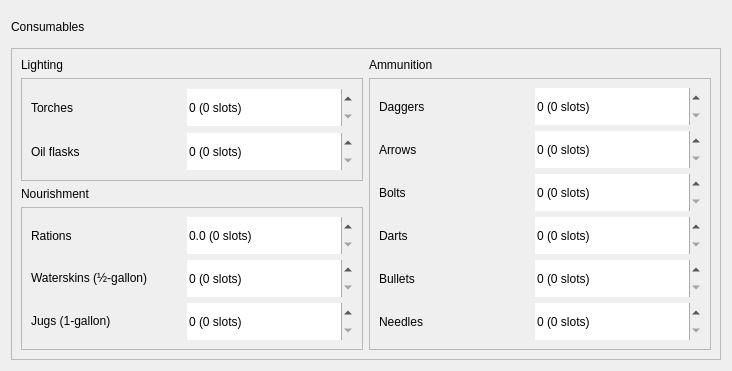
<?xml version="1.0" encoding="UTF-8"?>
<ui version="4.0">
 <class>Tracker</class>
 <widget class="QWidget" name="Tracker">
  <property name="geometry">
   <rect>
    <x>0</x>
    <y>0</y>
    <width>732</width>
    <height>348</height>
   </rect>
  </property>
  <property name="sizePolicy">
   <sizepolicy hsizetype="Maximum" vsizetype="Maximum">
    <horstretch>0</horstretch>
    <verstretch>0</verstretch>
   </sizepolicy>
  </property>
  <property name="windowTitle">
   <string>Consumables Tracker</string>
  </property>
  <property name="styleSheet">
   <string notr="true">QDoubleSpinBox { min-height: 31px; min-width: 150px; }
QSpinBox { min-height: 31px; min-width: 150px; }</string>
  </property>
  <layout class="QGridLayout" name="gridLayout_5">
   <item row="1" column="0" colspan="2">
    <widget class="QFrame" name="frame">
     <property name="frameShape">
      <enum>QFrame::Shape::StyledPanel</enum>
     </property>
     <property name="frameShadow">
      <enum>QFrame::Shadow::Raised</enum>
     </property>
     <layout class="QGridLayout" name="gridLayout_4">
      <item row="0" column="0">
       <widget class="StrongBodyLabel" name="label_3">
        <property name="sizePolicy">
         <sizepolicy hsizetype="Maximum" vsizetype="Fixed">
          <horstretch>0</horstretch>
          <verstretch>0</verstretch>
         </sizepolicy>
        </property>
        <property name="text">
         <string>Lighting</string>
        </property>
        <property name="alignment">
         <set>Qt::AlignmentFlag::AlignBottom|Qt::AlignmentFlag::AlignLeading|Qt::AlignmentFlag::AlignLeft</set>
        </property>
       </widget>
      </item>
      <item row="0" column="1">
       <widget class="StrongBodyLabel" name="label_5">
        <property name="sizePolicy">
         <sizepolicy hsizetype="Maximum" vsizetype="Fixed">
          <horstretch>0</horstretch>
          <verstretch>0</verstretch>
         </sizepolicy>
        </property>
        <property name="text">
         <string>Ammunition</string>
        </property>
        <property name="alignment">
         <set>Qt::AlignmentFlag::AlignBottom|Qt::AlignmentFlag::AlignLeading|Qt::AlignmentFlag::AlignLeft</set>
        </property>
       </widget>
      </item>
      <item row="1" column="0">
       <widget class="QFrame" name="frame_consumables">
        <property name="frameShape">
         <enum>QFrame::Shape::StyledPanel</enum>
        </property>
        <layout class="QGridLayout" name="gridLayout">
         <item row="0" column="0">
          <widget class="BodyLabel" name="torchesLabel">
           <property name="minimumSize">
            <size>
             <width>150</width>
             <height>0</height>
            </size>
           </property>
           <property name="maximumSize">
            <size>
             <width>150</width>
             <height>16777215</height>
            </size>
           </property>
           <property name="text">
            <string>Torches</string>
           </property>
          </widget>
         </item>
         <item row="0" column="1">
          <widget class="SlotSpinBox" name="n_torches">
           <property name="sizePolicy">
            <sizepolicy hsizetype="Preferred" vsizetype="Fixed">
             <horstretch>0</horstretch>
             <verstretch>0</verstretch>
            </sizepolicy>
           </property>
           <property name="minimumSize">
            <size>
             <width>152</width>
             <height>33</height>
            </size>
           </property>
           <property name="frame">
            <bool>false</bool>
           </property>
           <property name="suffix">
            <string> (0 slots)</string>
           </property>
           <property name="maximum">
            <number>999</number>
           </property>
          </widget>
         </item>
         <item row="1" column="0">
          <widget class="BodyLabel" name="oilFlasksLabel">
           <property name="minimumSize">
            <size>
             <width>150</width>
             <height>0</height>
            </size>
           </property>
           <property name="maximumSize">
            <size>
             <width>150</width>
             <height>16777215</height>
            </size>
           </property>
           <property name="text">
            <string>Oil flasks</string>
           </property>
          </widget>
         </item>
         <item row="1" column="1">
          <widget class="SlotSpinBox" name="n_oil_flasks">
           <property name="sizePolicy">
            <sizepolicy hsizetype="Preferred" vsizetype="Fixed">
             <horstretch>0</horstretch>
             <verstretch>0</verstretch>
            </sizepolicy>
           </property>
           <property name="minimumSize">
            <size>
             <width>152</width>
             <height>33</height>
            </size>
           </property>
           <property name="frame">
            <bool>false</bool>
           </property>
           <property name="suffix">
            <string> (0 slots)</string>
           </property>
           <property name="maximum">
            <number>999</number>
           </property>
          </widget>
         </item>
        </layout>
       </widget>
      </item>
      <item row="1" column="1" rowspan="3">
       <widget class="QFrame" name="frame_ammunition">
        <property name="frameShape">
         <enum>QFrame::Shape::StyledPanel</enum>
        </property>
        <layout class="QGridLayout" name="gridLayout_3">
         <item row="4" column="0">
          <widget class="BodyLabel" name="arrowsLabel_4">
           <property name="minimumSize">
            <size>
             <width>150</width>
             <height>0</height>
            </size>
           </property>
           <property name="maximumSize">
            <size>
             <width>150</width>
             <height>16777215</height>
            </size>
           </property>
           <property name="text">
            <string>Bullets</string>
           </property>
          </widget>
         </item>
         <item row="5" column="1">
          <widget class="SlotSpinBox" name="n_needles">
           <property name="minimumSize">
            <size>
             <width>152</width>
             <height>33</height>
            </size>
           </property>
           <property name="frame">
            <bool>false</bool>
           </property>
           <property name="suffix">
            <string> (0 slots)</string>
           </property>
           <property name="maximum">
            <number>999999</number>
           </property>
          </widget>
         </item>
         <item row="3" column="1">
          <widget class="SlotSpinBox" name="n_darts">
           <property name="minimumSize">
            <size>
             <width>152</width>
             <height>33</height>
            </size>
           </property>
           <property name="frame">
            <bool>false</bool>
           </property>
           <property name="suffix">
            <string> (0 slots)</string>
           </property>
           <property name="maximum">
            <number>999999</number>
           </property>
          </widget>
         </item>
         <item row="0" column="1">
          <widget class="SlotSpinBox" name="n_daggers">
           <property name="minimumSize">
            <size>
             <width>152</width>
             <height>33</height>
            </size>
           </property>
           <property name="frame">
            <bool>false</bool>
           </property>
           <property name="suffix">
            <string> (0 slots)</string>
           </property>
           <property name="maximum">
            <number>999999</number>
           </property>
          </widget>
         </item>
         <item row="5" column="0">
          <widget class="BodyLabel" name="arrowsLabel_5">
           <property name="minimumSize">
            <size>
             <width>150</width>
             <height>0</height>
            </size>
           </property>
           <property name="maximumSize">
            <size>
             <width>150</width>
             <height>16777215</height>
            </size>
           </property>
           <property name="text">
            <string>Needles</string>
           </property>
          </widget>
         </item>
         <item row="2" column="1">
          <widget class="SlotSpinBox" name="n_bolts">
           <property name="minimumSize">
            <size>
             <width>152</width>
             <height>33</height>
            </size>
           </property>
           <property name="frame">
            <bool>false</bool>
           </property>
           <property name="suffix">
            <string> (0 slots)</string>
           </property>
           <property name="maximum">
            <number>999999</number>
           </property>
          </widget>
         </item>
         <item row="4" column="1">
          <widget class="SlotSpinBox" name="n_bullets">
           <property name="minimumSize">
            <size>
             <width>152</width>
             <height>33</height>
            </size>
           </property>
           <property name="frame">
            <bool>false</bool>
           </property>
           <property name="suffix">
            <string> (0 slots)</string>
           </property>
           <property name="maximum">
            <number>999999</number>
           </property>
          </widget>
         </item>
         <item row="1" column="1">
          <widget class="SlotSpinBox" name="n_arrows">
           <property name="minimumSize">
            <size>
             <width>152</width>
             <height>33</height>
            </size>
           </property>
           <property name="frame">
            <bool>false</bool>
           </property>
           <property name="suffix">
            <string> (0 slots)</string>
           </property>
           <property name="maximum">
            <number>999999</number>
           </property>
          </widget>
         </item>
         <item row="0" column="0">
          <widget class="BodyLabel" name="daggersLabel">
           <property name="minimumSize">
            <size>
             <width>150</width>
             <height>0</height>
            </size>
           </property>
           <property name="maximumSize">
            <size>
             <width>150</width>
             <height>16777215</height>
            </size>
           </property>
           <property name="text">
            <string>Daggers</string>
           </property>
          </widget>
         </item>
         <item row="2" column="0">
          <widget class="BodyLabel" name="arrowsLabel_2">
           <property name="minimumSize">
            <size>
             <width>150</width>
             <height>0</height>
            </size>
           </property>
           <property name="maximumSize">
            <size>
             <width>150</width>
             <height>16777215</height>
            </size>
           </property>
           <property name="text">
            <string>Bolts</string>
           </property>
          </widget>
         </item>
         <item row="1" column="0">
          <widget class="BodyLabel" name="arrowsLabel">
           <property name="minimumSize">
            <size>
             <width>150</width>
             <height>0</height>
            </size>
           </property>
           <property name="maximumSize">
            <size>
             <width>150</width>
             <height>16777215</height>
            </size>
           </property>
           <property name="text">
            <string>Arrows</string>
           </property>
          </widget>
         </item>
         <item row="3" column="0">
          <widget class="BodyLabel" name="arrowsLabel_3">
           <property name="minimumSize">
            <size>
             <width>150</width>
             <height>0</height>
            </size>
           </property>
           <property name="maximumSize">
            <size>
             <width>150</width>
             <height>16777215</height>
            </size>
           </property>
           <property name="text">
            <string>Darts</string>
           </property>
          </widget>
         </item>
        </layout>
       </widget>
      </item>
      <item row="2" column="0">
       <widget class="StrongBodyLabel" name="label_4">
        <property name="sizePolicy">
         <sizepolicy hsizetype="Maximum" vsizetype="Fixed">
          <horstretch>0</horstretch>
          <verstretch>0</verstretch>
         </sizepolicy>
        </property>
        <property name="text">
         <string>Nourishment</string>
        </property>
        <property name="alignment">
         <set>Qt::AlignmentFlag::AlignBottom|Qt::AlignmentFlag::AlignLeading|Qt::AlignmentFlag::AlignLeft</set>
        </property>
       </widget>
      </item>
      <item row="3" column="0">
       <widget class="QFrame" name="frame_nourishment">
        <property name="frameShape">
         <enum>QFrame::Shape::StyledPanel</enum>
        </property>
        <layout class="QGridLayout" name="gridLayout_2">
         <item row="3" column="0">
          <widget class="BodyLabel" name="waterJugLabel">
           <property name="minimumSize">
            <size>
             <width>150</width>
             <height>0</height>
            </size>
           </property>
           <property name="maximumSize">
            <size>
             <width>150</width>
             <height>16777215</height>
            </size>
           </property>
           <property name="text">
            <string>&lt;html&gt;&lt;head/&gt;&lt;body&gt;&lt;p&gt;Jugs (1-gallon)&lt;/p&gt;&lt;/body&gt;&lt;/html&gt;</string>
           </property>
          </widget>
         </item>
         <item row="2" column="1">
          <widget class="SlotSpinBox" name="n_waterskins">
           <property name="minimumSize">
            <size>
             <width>152</width>
             <height>33</height>
            </size>
           </property>
           <property name="frame">
            <bool>false</bool>
           </property>
           <property name="suffix">
            <string> (0 slots)</string>
           </property>
           <property name="maximum">
            <number>999</number>
           </property>
          </widget>
         </item>
         <item row="1" column="0">
          <widget class="BodyLabel" name="rationsLabel">
           <property name="minimumSize">
            <size>
             <width>150</width>
             <height>0</height>
            </size>
           </property>
           <property name="maximumSize">
            <size>
             <width>150</width>
             <height>16777215</height>
            </size>
           </property>
           <property name="text">
            <string>Rations</string>
           </property>
          </widget>
         </item>
         <item row="1" column="1">
          <widget class="SlotDoubleSpinBox" name="n_rations">
           <property name="minimumSize">
            <size>
             <width>152</width>
             <height>33</height>
            </size>
           </property>
           <property name="frame">
            <bool>false</bool>
           </property>
           <property name="suffix">
            <string> (0 slots)</string>
           </property>
           <property name="decimals">
            <number>1</number>
           </property>
           <property name="maximum">
            <double>999.000000000000000</double>
           </property>
           <property name="singleStep">
            <double>0.500000000000000</double>
           </property>
          </widget>
         </item>
         <item row="3" column="1">
          <widget class="SlotSpinBox" name="n_jugs">
           <property name="minimumSize">
            <size>
             <width>152</width>
             <height>33</height>
            </size>
           </property>
           <property name="frame">
            <bool>false</bool>
           </property>
           <property name="suffix">
            <string> (0 slots)</string>
           </property>
           <property name="maximum">
            <number>999</number>
           </property>
          </widget>
         </item>
         <item row="2" column="0">
          <widget class="BodyLabel" name="waterWaterskinLabel">
           <property name="sizePolicy">
            <sizepolicy hsizetype="Maximum" vsizetype="Preferred">
             <horstretch>0</horstretch>
             <verstretch>0</verstretch>
            </sizepolicy>
           </property>
           <property name="minimumSize">
            <size>
             <width>150</width>
             <height>0</height>
            </size>
           </property>
           <property name="maximumSize">
            <size>
             <width>150</width>
             <height>16777215</height>
            </size>
           </property>
           <property name="text">
            <string>&lt;html&gt;&lt;head/&gt;&lt;body&gt;&lt;p&gt;Waterskins (½-gallon)&lt;/p&gt;&lt;/body&gt;&lt;/html&gt;</string>
           </property>
          </widget>
         </item>
        </layout>
       </widget>
      </item>
     </layout>
    </widget>
   </item>
   <item row="0" column="1">
    <widget class="TransparentToolButton" name="btn_reset_all">
     <property name="minimumSize">
      <size>
       <width>31</width>
       <height>31</height>
      </size>
     </property>
     <property name="toolTip">
      <string>Set all tracker inputs to 0</string>
     </property>
     <property name="text">
      <string/>
     </property>
     <property name="icon">
      <iconset resource="resources.qrc">
       <normaloff>:/icons/fluent-icons/Broom.svg</normaloff>:/icons/fluent-icons/Broom.svg</iconset>
     </property>
     <property name="autoRaise">
      <bool>true</bool>
     </property>
    </widget>
   </item>
   <item row="0" column="0">
    <widget class="SubtitleLabel" name="label">
     <property name="text">
      <string>Consumables</string>
     </property>
    </widget>
   </item>
  </layout>
 </widget>
 <customwidgets>
  <customwidget>
   <class>BodyLabel</class>
   <extends>QLabel</extends>
   <header>qfluentwidgets</header>
  </customwidget>
  <customwidget>
   <class>StrongBodyLabel</class>
   <extends>QLabel</extends>
   <header>qfluentwidgets</header>
  </customwidget>
  <customwidget>
   <class>SubtitleLabel</class>
   <extends>QLabel</extends>
   <header>qfluentwidgets</header>
  </customwidget>
  <customwidget>
   <class>TransparentToolButton</class>
   <extends>QToolButton</extends>
   <header>qfluentwidgets</header>
  </customwidget>
  <customwidget>
   <class>SlotSpinBox</class>
   <extends>QSpinBox</extends>
   <header>dnd_app</header>
  </customwidget>
  <customwidget>
   <class>SlotDoubleSpinBox</class>
   <extends>QDoubleSpinBox</extends>
   <header>dnd_app</header>
  </customwidget>
 </customwidgets>
 <resources>
  <include location="resources.qrc"/>
 </resources>
 <connections/>
</ui>
